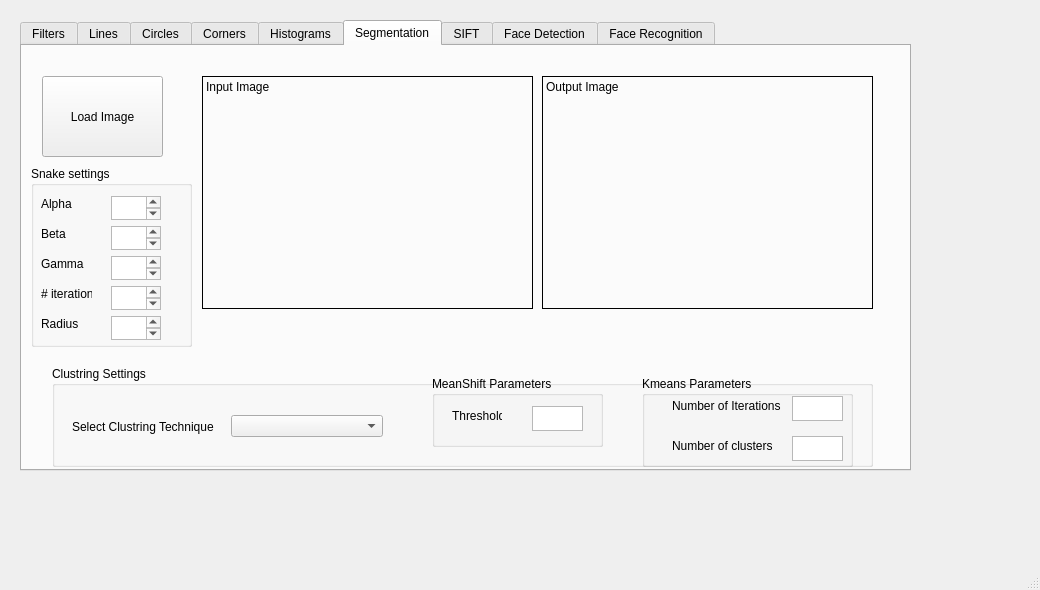
<?xml version="1.0" encoding="UTF-8"?>
<ui version="4.0">
 <class>MainWindow</class>
 <widget class="QMainWindow" name="MainWindow">
  <property name="geometry">
   <rect>
    <x>0</x>
    <y>0</y>
    <width>1040</width>
    <height>590</height>
   </rect>
  </property>
  <property name="windowTitle">
   <string>MainWindow</string>
  </property>
  <widget class="QWidget" name="centralwidget">
   <widget class="QWidget" name="gridLayoutWidget">
    <property name="geometry">
     <rect>
      <x>20</x>
      <y>20</y>
      <width>891</width>
      <height>451</height>
     </rect>
    </property>
    <layout class="QGridLayout" name="gridLayout">
     <item row="0" column="0">
      <widget class="QTabWidget" name="tabWidget">
       <property name="enabled">
        <bool>true</bool>
       </property>
       <property name="currentIndex">
        <number>5</number>
       </property>
       <widget class="QWidget" name="tab_filters">
        <attribute name="title">
         <string>Filters</string>
        </attribute>
        <widget class="QLabel" name="label_filters_input">
         <property name="geometry">
          <rect>
           <x>180</x>
           <y>30</y>
           <width>331</width>
           <height>231</height>
          </rect>
         </property>
         <property name="frameShape">
          <enum>QFrame::Box</enum>
         </property>
         <property name="text">
          <string>Input image</string>
         </property>
         <property name="alignment">
          <set>Qt::AlignLeading|Qt::AlignLeft|Qt::AlignTop</set>
         </property>
        </widget>
        <widget class="QLabel" name="label_filters_output">
         <property name="geometry">
          <rect>
           <x>520</x>
           <y>30</y>
           <width>331</width>
           <height>231</height>
          </rect>
         </property>
         <property name="frameShape">
          <enum>QFrame::Box</enum>
         </property>
         <property name="text">
          <string>Output image</string>
         </property>
         <property name="textFormat">
          <enum>Qt::PlainText</enum>
         </property>
         <property name="alignment">
          <set>Qt::AlignLeading|Qt::AlignLeft|Qt::AlignTop</set>
         </property>
        </widget>
        <widget class="QPushButton" name="pushButton_filters_load">
         <property name="geometry">
          <rect>
           <x>20</x>
           <y>30</y>
           <width>121</width>
           <height>81</height>
          </rect>
         </property>
         <property name="text">
          <string>Load Image</string>
         </property>
        </widget>
        <widget class="QLabel" name="label">
         <property name="geometry">
          <rect>
           <x>30</x>
           <y>140</y>
           <width>71</width>
           <height>21</height>
          </rect>
         </property>
         <property name="text">
          <string>Name:</string>
         </property>
        </widget>
        <widget class="QLabel" name="label_2">
         <property name="geometry">
          <rect>
           <x>30</x>
           <y>170</y>
           <width>71</width>
           <height>21</height>
          </rect>
         </property>
         <property name="text">
          <string>Size:</string>
         </property>
        </widget>
        <widget class="QGroupBox" name="groupBox">
         <property name="geometry">
          <rect>
           <x>30</x>
           <y>280</y>
           <width>751</width>
           <height>111</height>
          </rect>
         </property>
         <property name="title">
          <string>Filter Setting</string>
         </property>
         <widget class="QWidget" name="horizontalLayoutWidget">
          <property name="geometry">
           <rect>
            <x>20</x>
            <y>40</y>
            <width>311</width>
            <height>41</height>
           </rect>
          </property>
          <layout class="QHBoxLayout" name="horizontalLayout">
           <item>
            <widget class="QLabel" name="label_3">
             <property name="text">
              <string>Select Filter</string>
             </property>
            </widget>
           </item>
           <item>
            <widget class="QComboBox" name="comboBox"/>
           </item>
          </layout>
         </widget>
         <widget class="QGroupBox" name="groupBox_2">
          <property name="geometry">
           <rect>
            <x>380</x>
            <y>30</y>
            <width>311</width>
            <height>71</height>
           </rect>
          </property>
          <property name="title">
           <string>Additional Parameters</string>
          </property>
         </widget>
        </widget>
       </widget>
       <widget class="QWidget" name="tab_lines">
        <attribute name="title">
         <string>Lines</string>
        </attribute>
        <widget class="QLabel" name="label_lines_input">
         <property name="geometry">
          <rect>
           <x>150</x>
           <y>30</y>
           <width>241</width>
           <height>171</height>
          </rect>
         </property>
         <property name="frameShape">
          <enum>QFrame::Box</enum>
         </property>
         <property name="text">
          <string>Input image</string>
         </property>
         <property name="alignment">
          <set>Qt::AlignLeading|Qt::AlignLeft|Qt::AlignTop</set>
         </property>
        </widget>
        <widget class="QLabel" name="label_4">
         <property name="geometry">
          <rect>
           <x>30</x>
           <y>140</y>
           <width>71</width>
           <height>21</height>
          </rect>
         </property>
         <property name="text">
          <string>Name:</string>
         </property>
        </widget>
        <widget class="QLabel" name="label_5">
         <property name="geometry">
          <rect>
           <x>30</x>
           <y>170</y>
           <width>71</width>
           <height>21</height>
          </rect>
         </property>
         <property name="text">
          <string>Size:</string>
         </property>
        </widget>
        <widget class="QPushButton" name="pushButton_lines_load">
         <property name="geometry">
          <rect>
           <x>20</x>
           <y>30</y>
           <width>121</width>
           <height>81</height>
          </rect>
         </property>
         <property name="text">
          <string>Load Image</string>
         </property>
        </widget>
        <widget class="QLabel" name="label_lines_hough">
         <property name="geometry">
          <rect>
           <x>150</x>
           <y>210</y>
           <width>561</width>
           <height>191</height>
          </rect>
         </property>
         <property name="frameShape">
          <enum>QFrame::Box</enum>
         </property>
         <property name="text">
          <string>Hough Space</string>
         </property>
         <property name="textFormat">
          <enum>Qt::PlainText</enum>
         </property>
         <property name="alignment">
          <set>Qt::AlignLeading|Qt::AlignLeft|Qt::AlignTop</set>
         </property>
        </widget>
        <widget class="QLabel" name="label_lines_input_2">
         <property name="geometry">
          <rect>
           <x>450</x>
           <y>30</y>
           <width>261</width>
           <height>171</height>
          </rect>
         </property>
         <property name="frameShape">
          <enum>QFrame::Box</enum>
         </property>
         <property name="text">
          <string>Image with significant lines</string>
         </property>
         <property name="alignment">
          <set>Qt::AlignLeading|Qt::AlignLeft|Qt::AlignTop</set>
         </property>
        </widget>
       </widget>
       <widget class="QWidget" name="tab_circles">
        <property name="enabled">
         <bool>true</bool>
        </property>
        <attribute name="title">
         <string>Circles</string>
        </attribute>
        <widget class="QPushButton" name="pushButton_circles_load">
         <property name="geometry">
          <rect>
           <x>50</x>
           <y>30</y>
           <width>121</width>
           <height>81</height>
          </rect>
         </property>
         <property name="text">
          <string>Load Image</string>
         </property>
        </widget>
        <widget class="QLabel" name="label_circles_input">
         <property name="geometry">
          <rect>
           <x>180</x>
           <y>30</y>
           <width>241</width>
           <height>171</height>
          </rect>
         </property>
         <property name="frameShape">
          <enum>QFrame::Box</enum>
         </property>
         <property name="text">
          <string>Input image</string>
         </property>
         <property name="alignment">
          <set>Qt::AlignLeading|Qt::AlignLeft|Qt::AlignTop</set>
         </property>
        </widget>
        <widget class="QLabel" name="label_circles_hough">
         <property name="geometry">
          <rect>
           <x>180</x>
           <y>210</y>
           <width>561</width>
           <height>191</height>
          </rect>
         </property>
         <property name="frameShape">
          <enum>QFrame::Box</enum>
         </property>
         <property name="text">
          <string>Hough Space</string>
         </property>
         <property name="textFormat">
          <enum>Qt::PlainText</enum>
         </property>
         <property name="alignment">
          <set>Qt::AlignLeading|Qt::AlignLeft|Qt::AlignTop</set>
         </property>
        </widget>
        <widget class="QLabel" name="label_6">
         <property name="geometry">
          <rect>
           <x>60</x>
           <y>140</y>
           <width>71</width>
           <height>21</height>
          </rect>
         </property>
         <property name="text">
          <string>Name:</string>
         </property>
        </widget>
        <widget class="QLabel" name="label_7">
         <property name="geometry">
          <rect>
           <x>60</x>
           <y>170</y>
           <width>71</width>
           <height>21</height>
          </rect>
         </property>
         <property name="text">
          <string>Size:</string>
         </property>
        </widget>
        <widget class="QLabel" name="label_circles_output">
         <property name="geometry">
          <rect>
           <x>480</x>
           <y>30</y>
           <width>261</width>
           <height>171</height>
          </rect>
         </property>
         <property name="frameShape">
          <enum>QFrame::Box</enum>
         </property>
         <property name="text">
          <string>Image with significant lines</string>
         </property>
         <property name="alignment">
          <set>Qt::AlignLeading|Qt::AlignLeft|Qt::AlignTop</set>
         </property>
        </widget>
       </widget>
       <widget class="QWidget" name="tab_corners">
        <attribute name="title">
         <string>Corners</string>
        </attribute>
        <widget class="QPushButton" name="pushButton_corners_load">
         <property name="geometry">
          <rect>
           <x>30</x>
           <y>30</y>
           <width>121</width>
           <height>81</height>
          </rect>
         </property>
         <property name="text">
          <string>Load Image</string>
         </property>
        </widget>
        <widget class="QLabel" name="label_corners_input">
         <property name="geometry">
          <rect>
           <x>260</x>
           <y>30</y>
           <width>241</width>
           <height>171</height>
          </rect>
         </property>
         <property name="frameShape">
          <enum>QFrame::Box</enum>
         </property>
         <property name="text">
          <string>Image with significant lines</string>
         </property>
         <property name="alignment">
          <set>Qt::AlignLeading|Qt::AlignLeft|Qt::AlignTop</set>
         </property>
        </widget>
        <widget class="QLabel" name="label_corners_edge">
         <property name="geometry">
          <rect>
           <x>260</x>
           <y>210</y>
           <width>241</width>
           <height>191</height>
          </rect>
         </property>
         <property name="frameShape">
          <enum>QFrame::Box</enum>
         </property>
         <property name="text">
          <string>Edge Image</string>
         </property>
         <property name="textFormat">
          <enum>Qt::PlainText</enum>
         </property>
         <property name="alignment">
          <set>Qt::AlignLeading|Qt::AlignLeft|Qt::AlignTop</set>
         </property>
        </widget>
        <widget class="QLabel" name="label_8">
         <property name="geometry">
          <rect>
           <x>40</x>
           <y>140</y>
           <width>71</width>
           <height>21</height>
          </rect>
         </property>
         <property name="text">
          <string>Name:</string>
         </property>
        </widget>
        <widget class="QLabel" name="label_9">
         <property name="geometry">
          <rect>
           <x>40</x>
           <y>170</y>
           <width>71</width>
           <height>21</height>
          </rect>
         </property>
         <property name="text">
          <string>Size:</string>
         </property>
        </widget>
        <widget class="QLabel" name="label_corners_corners_output">
         <property name="geometry">
          <rect>
           <x>510</x>
           <y>30</y>
           <width>261</width>
           <height>171</height>
          </rect>
         </property>
         <property name="frameShape">
          <enum>QFrame::Box</enum>
         </property>
         <property name="text">
          <string>Image with significant corners</string>
         </property>
         <property name="alignment">
          <set>Qt::AlignLeading|Qt::AlignLeft|Qt::AlignTop</set>
         </property>
        </widget>
        <widget class="QLabel" name="label_corners_corners">
         <property name="geometry">
          <rect>
           <x>510</x>
           <y>210</y>
           <width>261</width>
           <height>191</height>
          </rect>
         </property>
         <property name="frameShape">
          <enum>QFrame::Box</enum>
         </property>
         <property name="text">
          <string>Corner Image</string>
         </property>
         <property name="textFormat">
          <enum>Qt::PlainText</enum>
         </property>
         <property name="alignment">
          <set>Qt::AlignLeading|Qt::AlignLeft|Qt::AlignTop</set>
         </property>
        </widget>
       </widget>
       <widget class="QWidget" name="tab_histograms">
        <attribute name="title">
         <string>Histograms</string>
        </attribute>
        <widget class="QLabel" name="label_histograms_houtput">
         <property name="geometry">
          <rect>
           <x>520</x>
           <y>200</y>
           <width>261</width>
           <height>191</height>
          </rect>
         </property>
         <property name="frameShape">
          <enum>QFrame::Box</enum>
         </property>
         <property name="text">
          <string>Output Histogram</string>
         </property>
         <property name="textFormat">
          <enum>Qt::PlainText</enum>
         </property>
         <property name="alignment">
          <set>Qt::AlignLeading|Qt::AlignLeft|Qt::AlignTop</set>
         </property>
        </widget>
        <widget class="QPushButton" name="pushButton_histograms_load">
         <property name="geometry">
          <rect>
           <x>40</x>
           <y>20</y>
           <width>121</width>
           <height>81</height>
          </rect>
         </property>
         <property name="text">
          <string>Load image</string>
         </property>
        </widget>
        <widget class="QLabel" name="label_histograms_input">
         <property name="geometry">
          <rect>
           <x>270</x>
           <y>20</y>
           <width>241</width>
           <height>171</height>
          </rect>
         </property>
         <property name="frameShape">
          <enum>QFrame::Box</enum>
         </property>
         <property name="text">
          <string>Input image</string>
         </property>
         <property name="alignment">
          <set>Qt::AlignLeading|Qt::AlignLeft|Qt::AlignTop</set>
         </property>
        </widget>
        <widget class="QLabel" name="label_histograms_output">
         <property name="geometry">
          <rect>
           <x>520</x>
           <y>20</y>
           <width>261</width>
           <height>171</height>
          </rect>
         </property>
         <property name="frameShape">
          <enum>QFrame::Box</enum>
         </property>
         <property name="text">
          <string>Output image</string>
         </property>
         <property name="alignment">
          <set>Qt::AlignLeading|Qt::AlignLeft|Qt::AlignTop</set>
         </property>
        </widget>
        <widget class="QLabel" name="label_10">
         <property name="geometry">
          <rect>
           <x>50</x>
           <y>160</y>
           <width>71</width>
           <height>21</height>
          </rect>
         </property>
         <property name="text">
          <string>Size:</string>
         </property>
        </widget>
        <widget class="QLabel" name="label_11">
         <property name="geometry">
          <rect>
           <x>50</x>
           <y>130</y>
           <width>71</width>
           <height>21</height>
          </rect>
         </property>
         <property name="text">
          <string>Name:</string>
         </property>
        </widget>
        <widget class="QLabel" name="label_histograms_hinput">
         <property name="geometry">
          <rect>
           <x>270</x>
           <y>200</y>
           <width>241</width>
           <height>191</height>
          </rect>
         </property>
         <property name="frameShape">
          <enum>QFrame::Box</enum>
         </property>
         <property name="text">
          <string>Input Histogram</string>
         </property>
         <property name="textFormat">
          <enum>Qt::PlainText</enum>
         </property>
         <property name="alignment">
          <set>Qt::AlignLeading|Qt::AlignLeft|Qt::AlignTop</set>
         </property>
        </widget>
        <widget class="QRadioButton" name="radioButton">
         <property name="geometry">
          <rect>
           <x>20</x>
           <y>220</y>
           <width>112</width>
           <height>23</height>
          </rect>
         </property>
         <property name="text">
          <string>Equalization</string>
         </property>
        </widget>
        <widget class="QRadioButton" name="radioButton_2">
         <property name="geometry">
          <rect>
           <x>130</x>
           <y>220</y>
           <width>112</width>
           <height>23</height>
          </rect>
         </property>
         <property name="text">
          <string>Matching</string>
         </property>
        </widget>
        <widget class="QPushButton" name="pushButton_histograms_load_target">
         <property name="geometry">
          <rect>
           <x>30</x>
           <y>280</y>
           <width>161</width>
           <height>71</height>
          </rect>
         </property>
         <property name="text">
          <string>Load target image</string>
         </property>
        </widget>
       </widget>
       <widget class="QWidget" name="tab_segmentation">
        <attribute name="title">
         <string>Segmentation</string>
        </attribute>
        <widget class="QPushButton" name="segmentationPushButton">
         <property name="geometry">
          <rect>
           <x>20</x>
           <y>30</y>
           <width>121</width>
           <height>81</height>
          </rect>
         </property>
         <property name="text">
          <string>Load Image</string>
         </property>
        </widget>
        <widget class="QLabel" name="label_seg_input">
         <property name="geometry">
          <rect>
           <x>180</x>
           <y>30</y>
           <width>331</width>
           <height>233</height>
          </rect>
         </property>
         <property name="frameShape">
          <enum>QFrame::Panel</enum>
         </property>
         <property name="text">
          <string>Input Image</string>
         </property>
         <property name="alignment">
          <set>Qt::AlignLeading|Qt::AlignLeft|Qt::AlignTop</set>
         </property>
        </widget>
        <widget class="QLabel" name="label_seg_output">
         <property name="geometry">
          <rect>
           <x>520</x>
           <y>30</y>
           <width>331</width>
           <height>233</height>
          </rect>
         </property>
         <property name="frameShape">
          <enum>QFrame::Panel</enum>
         </property>
         <property name="text">
          <string>Output Image</string>
         </property>
         <property name="alignment">
          <set>Qt::AlignLeading|Qt::AlignLeft|Qt::AlignTop</set>
         </property>
        </widget>
        <widget class="QGroupBox" name="groupBox_3">
         <property name="geometry">
          <rect>
           <x>30</x>
           <y>320</y>
           <width>821</width>
           <height>101</height>
          </rect>
         </property>
         <property name="title">
          <string>Clustring Settings</string>
         </property>
         <widget class="QWidget" name="horizontalLayoutWidget_2">
          <property name="geometry">
           <rect>
            <x>20</x>
            <y>40</y>
            <width>311</width>
            <height>41</height>
           </rect>
          </property>
          <layout class="QHBoxLayout" name="horizontalLayout_2">
           <item>
            <widget class="QLabel" name="label_12">
             <property name="text">
              <string>Select Clustring Technique</string>
             </property>
            </widget>
           </item>
           <item>
            <widget class="QComboBox" name="comboBox2"/>
           </item>
          </layout>
         </widget>
         <widget class="QGroupBox" name="groupBox_4">
          <property name="geometry">
           <rect>
            <x>380</x>
            <y>10</y>
            <width>171</width>
            <height>71</height>
           </rect>
          </property>
          <property name="title">
           <string>MeanShift Parameters</string>
          </property>
          <widget class="QPlainTextEdit" name="plainTextEdit">
           <property name="geometry">
            <rect>
             <x>100</x>
             <y>30</y>
             <width>51</width>
             <height>25</height>
            </rect>
           </property>
          </widget>
          <widget class="QLabel" name="label_13">
           <property name="geometry">
            <rect>
             <x>20</x>
             <y>30</y>
             <width>50</width>
             <height>20</height>
            </rect>
           </property>
           <property name="text">
            <string>Threshold</string>
           </property>
          </widget>
         </widget>
         <widget class="QGroupBox" name="groupBox_5">
          <property name="geometry">
           <rect>
            <x>590</x>
            <y>10</y>
            <width>211</width>
            <height>91</height>
           </rect>
          </property>
          <property name="title">
           <string>Kmeans Parameters</string>
          </property>
          <widget class="QPlainTextEdit" name="plainTextEdit_2">
           <property name="geometry">
            <rect>
             <x>150</x>
             <y>20</y>
             <width>51</width>
             <height>25</height>
            </rect>
           </property>
          </widget>
          <widget class="QLabel" name="label_14">
           <property name="geometry">
            <rect>
             <x>30</x>
             <y>20</y>
             <width>111</width>
             <height>20</height>
            </rect>
           </property>
           <property name="text">
            <string>Number of Iterations</string>
           </property>
          </widget>
          <widget class="QPlainTextEdit" name="plainTextEdit_3">
           <property name="geometry">
            <rect>
             <x>150</x>
             <y>60</y>
             <width>51</width>
             <height>25</height>
            </rect>
           </property>
          </widget>
          <widget class="QLabel" name="label_15">
           <property name="geometry">
            <rect>
             <x>30</x>
             <y>60</y>
             <width>111</width>
             <height>20</height>
            </rect>
           </property>
           <property name="text">
            <string>Number of clusters</string>
           </property>
          </widget>
         </widget>
        </widget>
        <widget class="QGroupBox" name="groupBox_6">
         <property name="geometry">
          <rect>
           <x>9</x>
           <y>120</y>
           <width>161</width>
           <height>181</height>
          </rect>
         </property>
         <property name="title">
          <string>Snake settings</string>
         </property>
         <widget class="QLabel" name="label_16">
          <property name="geometry">
           <rect>
            <x>10</x>
            <y>30</y>
            <width>47</width>
            <height>16</height>
           </rect>
          </property>
          <property name="text">
           <string>Alpha</string>
          </property>
         </widget>
         <widget class="QLabel" name="label_17">
          <property name="geometry">
           <rect>
            <x>10</x>
            <y>60</y>
            <width>47</width>
            <height>16</height>
           </rect>
          </property>
          <property name="text">
           <string>Beta</string>
          </property>
         </widget>
         <widget class="QLabel" name="label_18">
          <property name="geometry">
           <rect>
            <x>10</x>
            <y>90</y>
            <width>47</width>
            <height>16</height>
           </rect>
          </property>
          <property name="text">
           <string>Gamma</string>
          </property>
         </widget>
         <widget class="QLabel" name="label_19">
          <property name="geometry">
           <rect>
            <x>10</x>
            <y>120</y>
            <width>51</width>
            <height>16</height>
           </rect>
          </property>
          <property name="text">
           <string># iteration</string>
          </property>
         </widget>
         <widget class="QLabel" name="label_20">
          <property name="geometry">
           <rect>
            <x>10</x>
            <y>150</y>
            <width>47</width>
            <height>16</height>
           </rect>
          </property>
          <property name="text">
           <string>Radius</string>
          </property>
         </widget>
         <widget class="QPlainTextEdit" name="plainTextEdit_4">
          <property name="geometry">
           <rect>
            <x>80</x>
            <y>30</y>
            <width>50</width>
            <height>24</height>
           </rect>
          </property>
         </widget>
         <widget class="QPlainTextEdit" name="plainTextEdit_5">
          <property name="geometry">
           <rect>
            <x>80</x>
            <y>60</y>
            <width>50</width>
            <height>24</height>
           </rect>
          </property>
         </widget>
         <widget class="QPlainTextEdit" name="plainTextEdit_6">
          <property name="geometry">
           <rect>
            <x>80</x>
            <y>90</y>
            <width>50</width>
            <height>24</height>
           </rect>
          </property>
         </widget>
         <widget class="QPlainTextEdit" name="plainTextEdit_7">
          <property name="geometry">
           <rect>
            <x>80</x>
            <y>120</y>
            <width>50</width>
            <height>24</height>
           </rect>
          </property>
         </widget>
         <widget class="QPlainTextEdit" name="plainTextEdit_8">
          <property name="geometry">
           <rect>
            <x>80</x>
            <y>150</y>
            <width>50</width>
            <height>24</height>
           </rect>
          </property>
         </widget>
        </widget>
       </widget>
       <widget class="QWidget" name="tab_SIFT">
        <attribute name="title">
         <string>SIFT</string>
        </attribute>
       </widget>
       <widget class="QWidget" name="tab_face_detection">
        <attribute name="title">
         <string>Face Detection</string>
        </attribute>
       </widget>
       <widget class="QWidget" name="tab">
        <attribute name="title">
         <string>Face Recognition</string>
        </attribute>
       </widget>
      </widget>
     </item>
    </layout>
   </widget>
  </widget>
  <widget class="QMenuBar" name="menubar">
   <property name="geometry">
    <rect>
     <x>0</x>
     <y>0</y>
     <width>1040</width>
     <height>21</height>
    </rect>
   </property>
  </widget>
  <widget class="QStatusBar" name="statusbar"/>
 </widget>
 <resources/>
 <connections/>
</ui>
